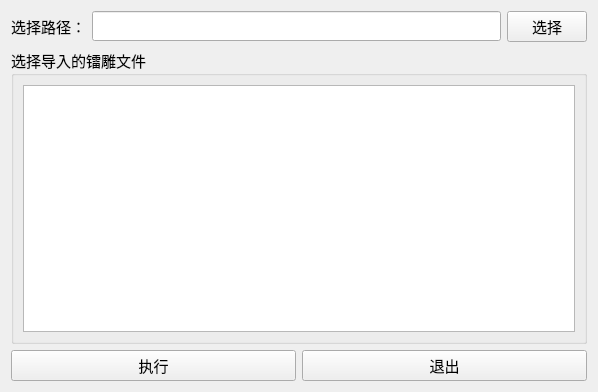
<?xml version="1.0" encoding="UTF-8"?>
<ui version="4.0">
 <class>Form</class>
 <widget class="QWidget" name="Form">
  <property name="geometry">
   <rect>
    <x>0</x>
    <y>0</y>
    <width>598</width>
    <height>392</height>
   </rect>
  </property>
  <property name="font">
   <font>
    <family>微软雅黑</family>
    <pointsize>11</pointsize>
   </font>
  </property>
  <property name="windowTitle">
   <string>镭雕文件回读</string>
  </property>
  <layout class="QVBoxLayout" name="verticalLayout_2">
   <item>
    <layout class="QHBoxLayout" name="horizontalLayout">
     <item>
      <widget class="QLabel" name="label">
       <property name="text">
        <string>选择路径：</string>
       </property>
      </widget>
     </item>
     <item>
      <widget class="QLineEdit" name="lineEdit"/>
     </item>
     <item>
      <widget class="QPushButton" name="pushButton_select">
       <property name="text">
        <string>选择</string>
       </property>
      </widget>
     </item>
    </layout>
   </item>
   <item>
    <widget class="QGroupBox" name="groupBox">
     <property name="title">
      <string>选择导入的镭雕文件</string>
     </property>
     <layout class="QVBoxLayout" name="verticalLayout">
      <item>
       <widget class="QListWidget" name="listWidget"/>
      </item>
     </layout>
    </widget>
   </item>
   <item>
    <layout class="QHBoxLayout" name="horizontalLayout_2">
     <item>
      <widget class="QPushButton" name="pushButton_exec">
       <property name="cursor">
        <cursorShape>PointingHandCursor</cursorShape>
       </property>
       <property name="text">
        <string>执行</string>
       </property>
      </widget>
     </item>
     <item>
      <widget class="QPushButton" name="pushButton_exit">
       <property name="cursor">
        <cursorShape>PointingHandCursor</cursorShape>
       </property>
       <property name="text">
        <string>退出</string>
       </property>
      </widget>
     </item>
    </layout>
   </item>
  </layout>
 </widget>
 <resources/>
 <connections/>
</ui>
